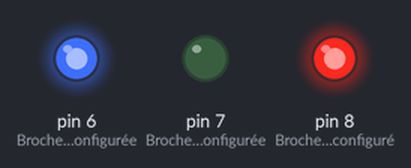
Bench run of a sketch on a simulated Arduino Uno, built with avr-gcc and run on an emulated ATmega328P. On the bench: output pins drawn as LEDs (lit = HIGH).

Above: at 0.5 s.
At 1.5 s:
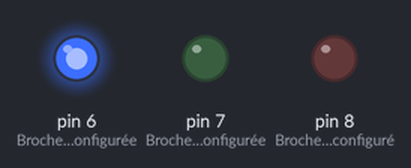
At 2.5 s:
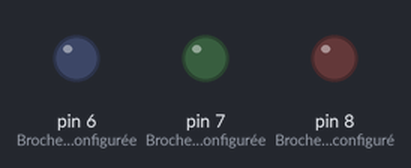
At 3.5 s:
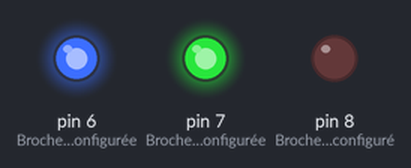
Timing chart, 0 to 5.2 s (numbered marks = the images above):
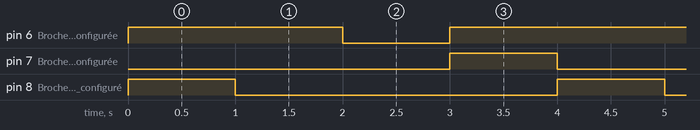

The sketch:

led_rgb.ino
```cpp
//
// Programme écrit par Sixtine Trierweiler pour piloter une LED RGB
//

void setup() {
  // put your setup code here, to run once:
  pinMode (7,OUTPUT); // Broche ledVert configurée en sortie
  pinMode (8,OUTPUT); // Broche ledRouge configurée en sortie
  pinMode (6,OUTPUT); // Broche ledBleu configurée en sortie

}

void loop() {
  // put your main code here, to run repeatedly:

  //---- violet ---
  digitalWrite(8,HIGH); // allume la couleur voulue
  digitalWrite(6,HIGH); // allume la couleur voulue
  delay(1000); // pause
  digitalWrite(8,LOW);
  digitalWrite(6,LOW);

  //---- bleu ---
  digitalWrite(6,HIGH); // allume la couleur voulue
  delay(1000); // pause
  digitalWrite(6,LOW); // éteint la couleur voulue
  delay(1000); // pause

  //---- bleu clair ---
  digitalWrite(7,HIGH); // allume la couleur voulue
  digitalWrite(6,HIGH); // allume la couleur voulue
  delay(1000); // pause
  digitalWrite(7,LOW);
  digitalWrite(6,LOW);

}
```

Measured:
- by itself, pin 6 (Broche_ledBleu_configurée): repeats every 4.0 s: LOW 1.0 s, HIGH 3.0 s
- by itself, pin 7 (Broche_ledVert_configurée), pin 8 (Broche_ledRouge_configuré): alternates HIGH for 1.0 s and LOW for 3.0 s
- by itself, everything shown: repeats every 4.0 s, in 5 steps
